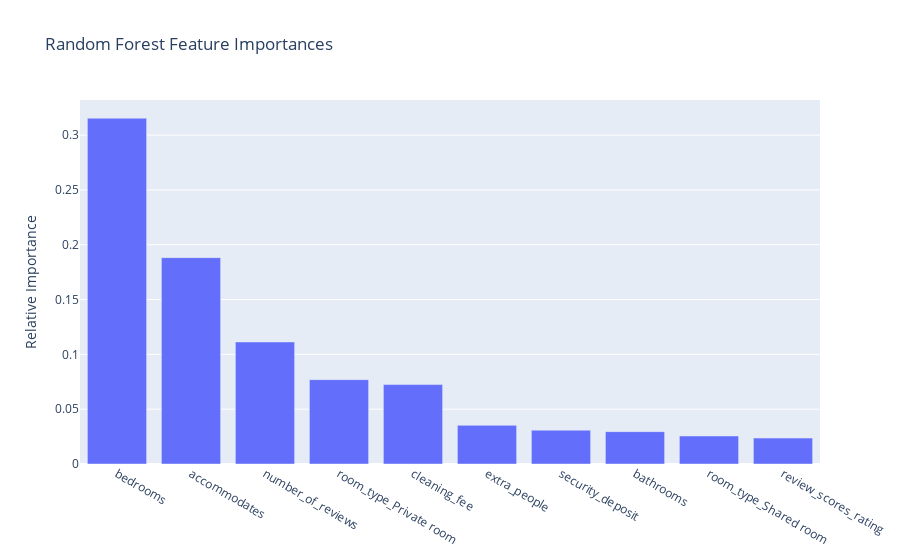

Notebook code cell kept with this figure:
### Code cell
importances = pd.DataFrame({'feature': features_scaled.columns, 'importance': feature_importance}).sort_values('importance', ascending=False).reset_index(drop=True)

trace = go.Bar(x=importances.head(40).feature, y=importances.head(10).importance)

layout = go.Layout(title='Random Forest Feature Importances',
                  yaxis=dict(title='Relative Importance'))

fig = go.Figure([trace], layout)
iplot(fig, filename='feature_importance.html')

### Figure 1 — Plotly figure (JSON) as saved in the notebook; plotly's stock layout.template omitted (floating-point values rounded to 4 significant figures)
{"data": [{"type": "bar", "x": ["bedrooms", "accommodates", "number_of_reviews", "room_type_Private room", "cleaning_fee", "extra_people", "security_deposit", "bathrooms", "room_type_Shared room", "review_scores_rating", "region_North", "property_type_Other", "host_is_superhost_t", "region_South", "region_East", "property_type_House", "property_type_Condominium", "property_type_Loft", "region_West", "property_type_Serviced apartment", "property_type_Townhouse", "property_type_Bungalow", "property_type_Guesthouse", "room_type_Hotel room", "property_type_Guest suite"], "y": [0.3154, 0.1882, 0.1113, 0.07695, 0.07241, 0.03525, 0.03086, 0.02952, 0.02556, 0.02365]}], "layout": {"title": {"text": "Random Forest Feature Importances"}, "yaxis": {"title": {"text": "Relative Importance"}}}}
